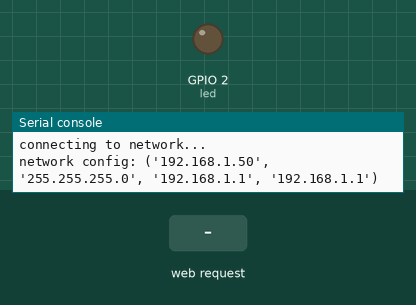
Recording of a program running on a simulated ESP32 board running MicroPython. Parts: output pins drawn as LEDs (lit = HIGH), the last lines printed to the serial console. The test bench sets the inputs (shaded band). WiFi joins after 1.5 s; library files of the repository ran but are not shown: 1 file(s).

Above: at 2.7 s.
2.8 s: HTTP request GET /?LED=1 received
At 3.8 s:
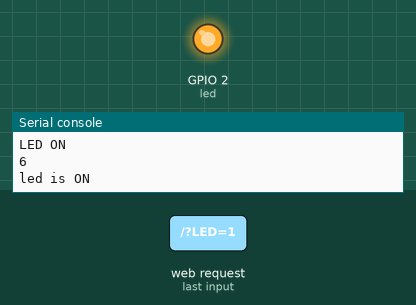
4.3 s: HTTP request GET /?LED=0 received
At 4.9 s:
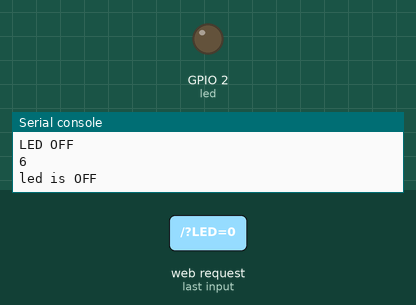
Timing chart, 0 to 7.3 s (numbered marks = the images above; inputs shaded):
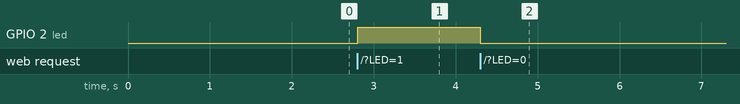

The program:

main.py
```python
import machine
led = machine.Pin(2,machine.Pin.OUT)
led.off()


import network

sta = network.WLAN(network.STA_IF)
if not sta.isconnected():
    print('connecting to network...')
    sta.active(True)
    sta.connect('OPPO F19S', '1234567890')
    while not sta.isconnected():
        pass
print('network config:', sta.ifconfig())

import socket

s = socket.socket(socket.AF_INET, socket.SOCK_STREAM)
s.bind(('',80))
s.listen(5)

def web_page():
    if led.value()==1:
        led_state = 'ON'
        print('led is ON')
    elif led.value()==0:
        led_state = 'OFF'
        print('led is OFF')

    html_page = """
      <html>
      <head>
       <meta content="width=device-width, initial-scale=1" name="viewport"></meta>
      </head>
      <body>
        <center><h2>ESP32 Web Server in MicroPython </h2></center>
        <center>
         <form>
          <button name="LED" type="submit" value="1"> LED ON </button>
          <button name="LED" type="submit" value="0"> LED OFF </button>
         </form>
        </center>
        <center><p>LED is now <strong>""" + led_state + """</strong>.</p></center>
      </body>
      </html>"""
    return html_page

while True:
    # Socket accept()
    conn, addr = s.accept()
    print("Got connection from %s" % str(addr))

    # Socket receive()
    request=conn.recv(1024)
    print("")
    print("")
    print("Content %s" % str(request))

    # Socket send()
    request = str(request)
    led_on = request.find('/?LED=1')
    led_off = request.find('/?LED=0')
    if led_on == 6:
        print('LED ON')
        print(str(led_on))
        led.value(1)
    elif led_off == 6:
        print('LED OFF')
        print(str(led_off))
        led.value(0)
    response = web_page()
    conn.send('HTTP/1.1 200 OK\n')
    conn.send('Content-Type: text/html\n')
    conn.send('Connection: close\n\n')
    conn.sendall(response)

    # Socket close()
    conn.close()
```

Measured:
- after the input at 2.8 s, GPIO 2 (led): LOW → HIGH at once
- after the input at 4.3 s, GPIO 2 (led): HIGH → LOW at once
